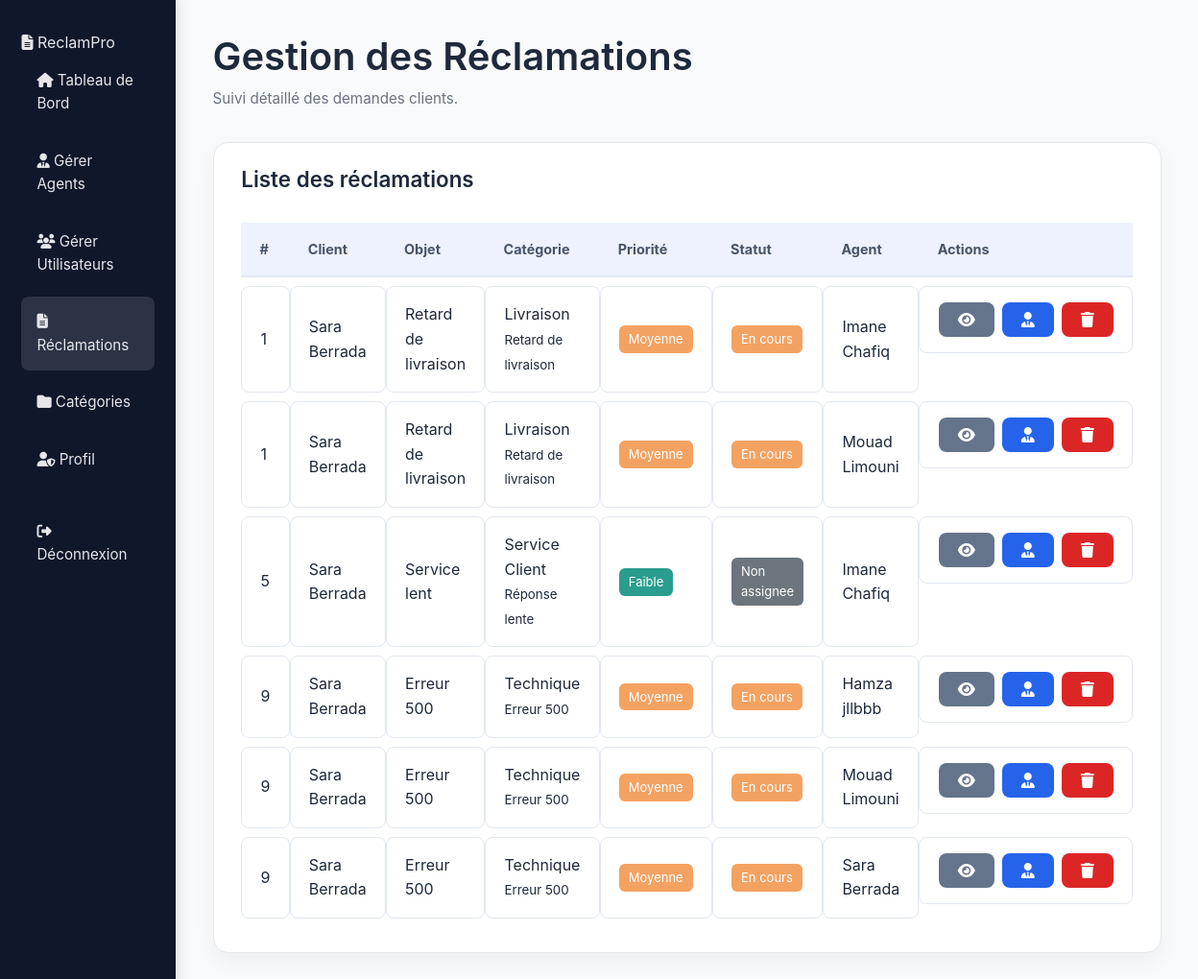
/admin/manage-reclamations.php, run on the app's committed database.
### tables this page shows
CREATE TABLE IF NOT EXISTS `reclamations` (
  `id` int NOT NULL AUTO_INCREMENT,
  `utilisateur_id` int NOT NULL,
  `categorie_id` int NOT NULL,
  `sous_categorie_id` int NOT NULL,
  `objet` varchar(200) NOT NULL,
  `description` text NOT NULL,
  `piece_jointe` varchar(255) DEFAULT NULL,
  `priorite` enum('faible','moyenne','haute') DEFAULT 'moyenne',
  `statut` enum('non_assignee','en_cours','resolue') DEFAULT 'non_assignee',
  `date_creation` timestamp NULL DEFAULT CURRENT_TIMESTAMP,
  `date_mise_a_jour` timestamp NULL DEFAULT NULL,
  PRIMARY KEY (`id`),
  KEY `utilisateur_id` (`utilisateur_id`),
  KEY `categorie_id` (`categorie_id`),
  KEY `sous_categorie_id` (`sous_categorie_id`)
);

CREATE TABLE IF NOT EXISTS `utilisateurs` (
  `id` int NOT NULL AUTO_INCREMENT,
  `nom_complet` varchar(150) NOT NULL,
  `email` varchar(150) NOT NULL,
  `mot_de_passe` varchar(255) NOT NULL,
  `role` enum('admin','agent','user') NOT NULL DEFAULT 'user',
  `telephone` varchar(30) DEFAULT NULL,
  `adresse` varchar(255) DEFAULT NULL,
  `date_creation` timestamp NULL DEFAULT CURRENT_TIMESTAMP,
  PRIMARY KEY (`id`),
  UNIQUE KEY `email` (`email`)
);

CREATE TABLE IF NOT EXISTS `categories` (
  `id` int NOT NULL AUTO_INCREMENT,
  `nom` varchar(100) NOT NULL,
  `description` varchar(255) DEFAULT NULL,
  `date_creation` timestamp NULL DEFAULT CURRENT_TIMESTAMP,
  PRIMARY KEY (`id`)
);

CREATE TABLE IF NOT EXISTS `sous_categories` (
  `id` int NOT NULL AUTO_INCREMENT,
  `categorie_id` int NOT NULL,
  `nom` varchar(120) NOT NULL,
  `date_creation` timestamp NULL DEFAULT CURRENT_TIMESTAMP,
  PRIMARY KEY (`id`),
  KEY `categorie_id` (`categorie_id`)
);

### php/models/Reclamation.php (called while the page is built, shortened)
<?php
class Reclamation
{
    private PDO $pdo;
    public function __construct(PDO $pdo)
    {
        $this->pdo = $pdo;
    }
    public function getAllWithDetails(): array
    {
        $sql = "
            SELECT
                r.*,
                u.nom_complet AS client,
                c.nom AS categorie,
                sc.nom AS sous_categorie,
                ua.nom_complet AS agent
            FROM reclamations r
            JOIN utilisateurs u ON u.id = r.utilisateur_id
            LEFT JOIN categories c ON c.id = r.categorie_id
            LEFT JOIN sous_categories sc ON sc.id = r.sous_categorie_id
            LEFT JOIN affectations a ON a.reclamation_id = r.id
            LEFT JOIN utilisateurs ua ON ua.id = a.agent_id
            ORDER BY r.date_creation DESC
        ";
        return $this->pdo->query($sql)->fetchAll();
    }
}

### admin/manage-reclamations.php (the view, shortened to what this page needs)
<?php
require_once __DIR__ . '/../php/database.php';
require_once __DIR__ . '/../php/models/Reclamation.php';
$pdo = Database::getInstance();
$recModel = new Reclamation($pdo);
$reclamations = $recModel->getAllWithDetails();
include 'includes/admin-header.php';
?>
<div class="layout">
    <?php include 'includes/admin-sidebar.php'; ?>
    <main class="main">
        <header class="topbar">
            <div>
                <h1>Gestion des Réclamations</h1>
                <p class="topbar-subtitle">Suivi détaillé des demandes clients.</p>
            </div>
        </header>
        <section class="content">
            <div class="card">
                <div class="card-header">
                    <h2>Liste des réclamations</h2>
                </div>
                <div class="table-responsive">
                    <table class="table">
                        <thead>
                        <tr>
                            <th>#</th>
                            <th>Client</th>
                            <th>Objet</th>
                            <th>Catégorie</th>
                            <th>Priorité</th>
                            <th>Statut</th>
                            <th>Agent</th>
                            <th style="width: 190px;">Actions</th>
                        </tr>
                        </thead>
                        <tbody>
                        <?php if (empty($reclamations)): ?>
                            <tr>
                                <td colspan="8" style="text-align:center;">Aucune réclamation trouvée.</td>
                            </tr>
                        <?php else: ?>
                            <?php foreach ($reclamations as $r): ?>
                                <tr>
                                    <td><?= $r['id'] ?></td>
                                    <td><?= htmlspecialchars($r['client']) ?></td>
                                    <td><?= htmlspecialchars($r['objet']) ?></td>
                                    <td>
                                        <?= htmlspecialchars($r['categorie'] ?? '—') ?>
                                        <?php if (!empty($r['sous_categorie'])): ?>
                                            <br><small><?= htmlspecialchars($r['sous_categorie']) ?></small>
                                        <?php endif; ?>
                                    </td>
                                    <td>
                                        <span class="badge <?= $r['priorite'] ?>">
                                            <?= ucfirst($r['priorite']) ?>
                                        </span>
                                    </td>
                                    <td>
                                        <span class="badge <?= $r['statut'] ?>">
                                            <?= ucfirst(str_replace('_', ' ', $r['statut'])) ?>
                                        </span>
                                    </td>
                                    <td><?= htmlspecialchars($r['agent'] ?? '—') ?></td>
                                    <td class="table-actions">
                                        <a class="btn btn-secondary btn-sm"
                                           href="reclamation-details.php?id=<?= $r['id'] ?>">
                                            <i class="fas fa-eye"></i>
                                        </a>
                                        <a class="btn btn-primary btn-sm"
                                           href="assign-agent.php?id=<?= $r['id'] ?>">
                                            <i class="fas fa-user-tie"></i>
                                        </a>
                                        <a class="btn btn-danger btn-sm"
                                           onclick="return confirm('Supprimer cette réclamation ?');"
                                           href="manage-reclamations.php?delete=<?= $r['id'] ?>">
                                            <i class="fas fa-trash"></i>
                                        </a>
                                    </td>
                                </tr>
                            <?php endforeach; ?>
                        <?php endif; ?>
                        </tbody>
                    </table>
                </div>
            </div>
        </section>
    </main>
</div>
<?php include 'includes/admin-footer.php'; ?>

### assets/css/main.css (style rules this page uses)
* { margin: 0; padding: 0; box-sizing: border-box; }
:root { --primary-color: #2563eb; --secondary-color: #64748b; --success-color: #16a34a; --danger-color: #dc2626; --warning-color: #ea580c; --info-color: #0891b2; --light-bg: #f8fafc; --white: #ffffff; --text-dark: #1e293b; --text-light: #64748b; --border-color: #e2e8f0; --shadow: 0 1px 3px rgba(0, 0, 0, 0.1); --shadow-lg: 0 10px 25px rgba(0, 0, 0, 0.1); }
body { font-family: -apple-system, BlinkMacSystemFont, "Segoe UI", Roboto, "Helvetica Neue", Arial, sans-serif; background-color: var(--light-bg); color: var(--text-dark); line-height: 1.6; }
h1, h2, h3, h4, h5, h6 { font-weight: 600; line-height: 1.2; margin-bottom: 0.5rem; }
h1 { font-size: 2.5rem; }
h2 { font-size: 2rem; }
a { color: var(--primary-color); text-decoration: none; transition: color 0.3s ease; }
.btn { display: inline-flex; align-items: center; justify-content: center; padding: 0.625rem 1.25rem; border: none; border-radius: 0.5rem; font-weight: 600; cursor: pointer; transition: all 0.3s ease; text-decoration: none; font-size: 1rem; }
.btn-primary { background-color: var(--primary-color); color: var(--white); }
.btn-secondary { background-color: var(--secondary-color); color: var(--white); }
.btn-danger { background-color: var(--danger-color); color: var(--white); }

### assets/css/dashboard.css (style rules this page uses)
.layout { display: flex; min-height: 100vh; background: #f8fafc; }
.main { flex: 1; padding: 2.2rem 2.4rem; }
.topbar { display: flex; align-items: center; justify-content: space-between; margin-bottom: 2rem; }
.topbar-subtitle { margin-top: 0.4rem; font-size: 0.95rem; color: #6b7280; }
.content { margin-top: 1.5rem; }
.card, .card-stat { background: #ffffff; padding: 1.6rem 1.8rem; border-radius: 1rem; border: 1px solid #e5e7eb; margin-bottom: 2rem; box-shadow: 0 8px 22px rgba(0,0,0,0.05); }
.card-header { display: flex; justify-content: space-between; align-items: center; margin-bottom: 1.4rem; }
.card-header h2 { font-size: 1.4rem; margin: 0; }
.table-responsive { width: 100%; overflow-x: auto; }
.table { width: 100%; border-collapse: separate; border-spacing: 0 0.6rem; }
.table thead { background: #eef2ff; }
.table th { padding: 1rem 1.2rem; text-align: left; font-size: 0.9rem; color: #475569; border-bottom: 2px solid #e2e8f0; }
.table td { padding: 1rem 1.2rem; background: #ffffff; border: 1px solid #e2e8f0; border-radius: 0.5rem; }
.table-actions { display: flex; gap: 0.5rem; }
.badge { padding: 4px 10px; border-radius: 6px; font-size: 13px; color: white; display: inline-block; }
.badge.moyenne { background-color: #f4a261; }
.badge.faible { background-color: #2a9d8f; }
.badge.non_assignee { background-color: #6c757d; }
.badge.en_cours { background-color: #f4a261; }

### data on the page
reclamations: id "1", utilisateur.nom_complet "Sara Berrada", objet "Retard de livraison", categorie.nom "Livraison", sous_categorie.nom "Retard de livraison", priorite "Moyenne", statut "En cours", utilisateurs.nom_complet "Imane Chafiq", utilisateurs.nom_complet "Mouad Limouni"
reclamations: id "5", utilisateur.nom_complet "Sara Berrada", objet "Service lent", categorie.nom "Service Client", sous_categorie.nom "Réponse lente", priorite "Faible", statut "Non assignee", utilisateurs.nom_complet "Imane Chafiq"
reclamations: id "9", utilisateur.nom_complet "Sara Berrada", objet "Erreur 500", categorie.nom "Technique", sous_categorie.nom "Erreur 500", priorite "Moyenne", statut "En cours", utilisateurs.nom_complet "Hamza jllbbb", utilisateurs.nom_complet "Mouad Limouni"
